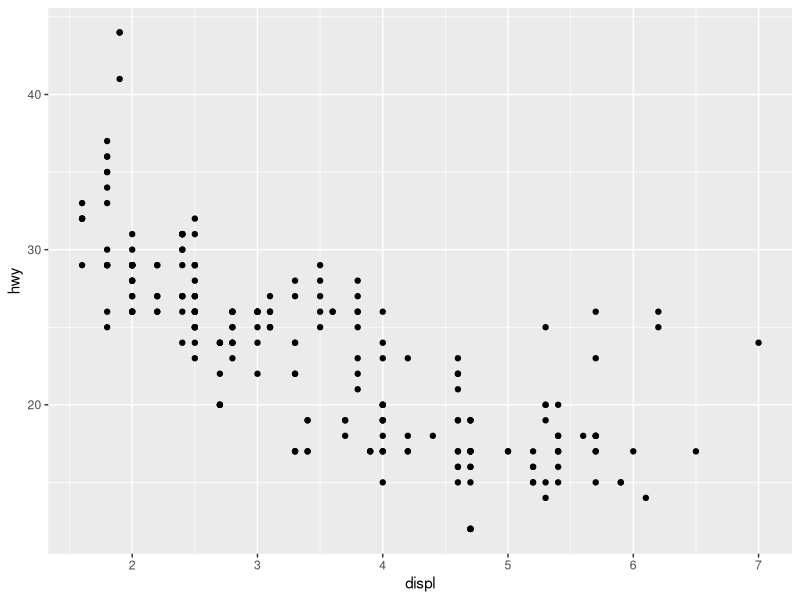
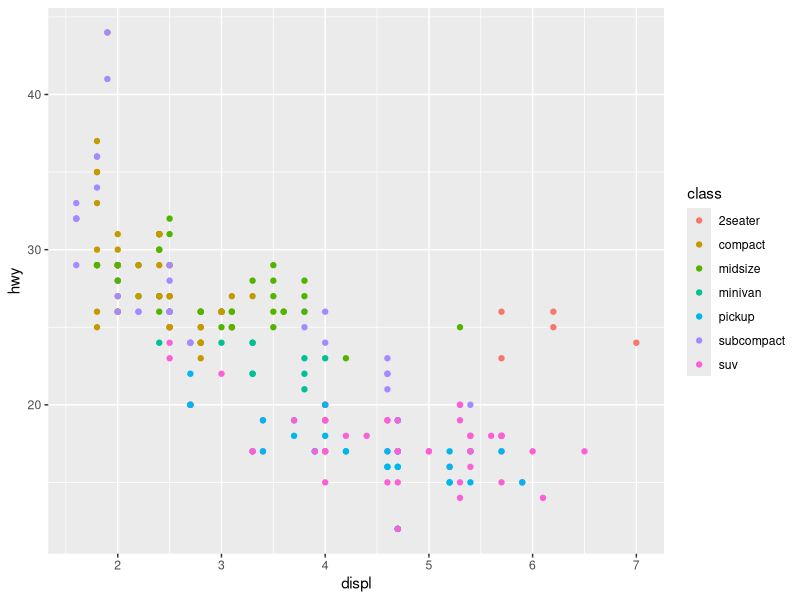
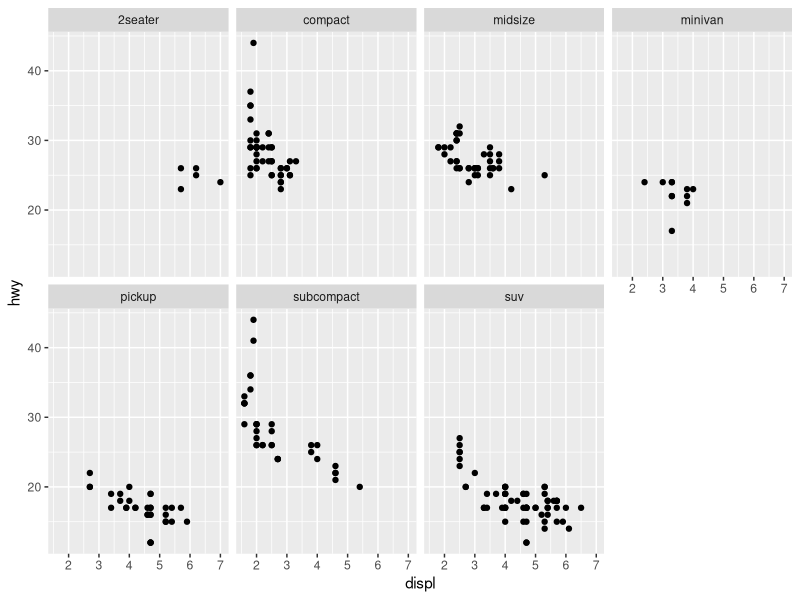
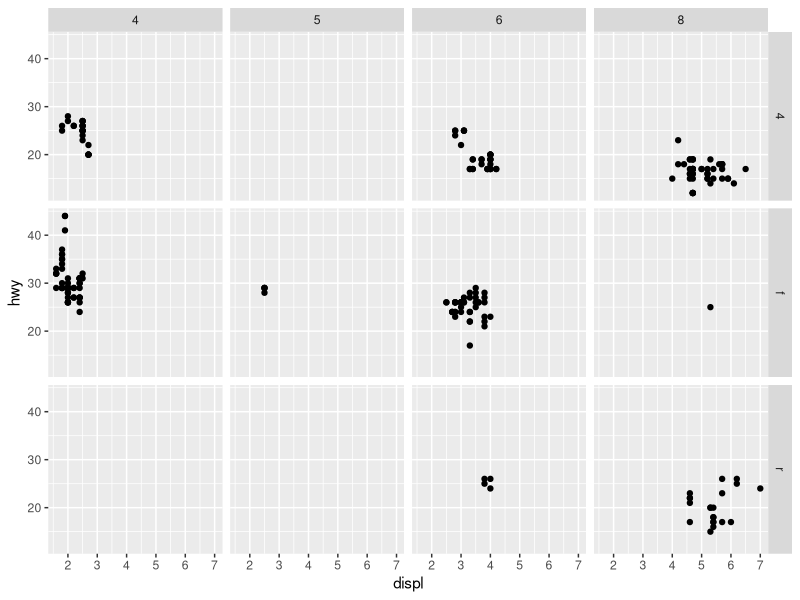
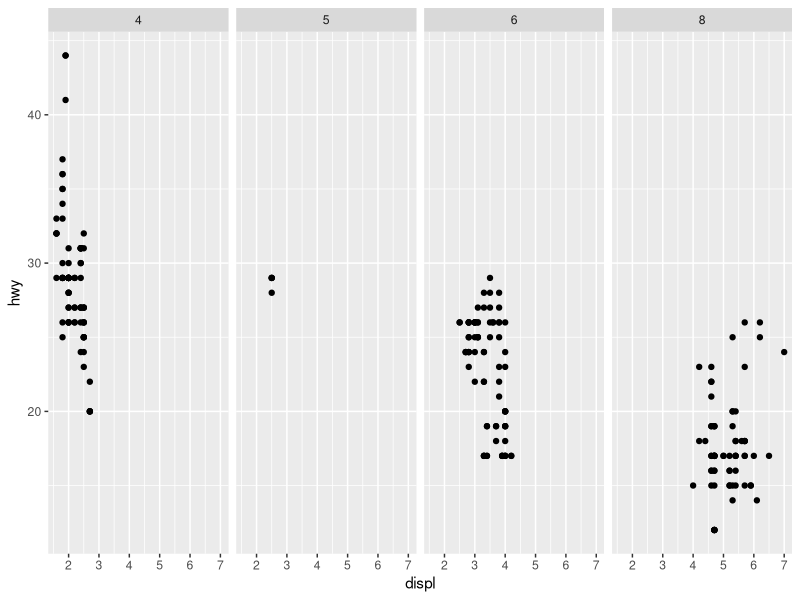
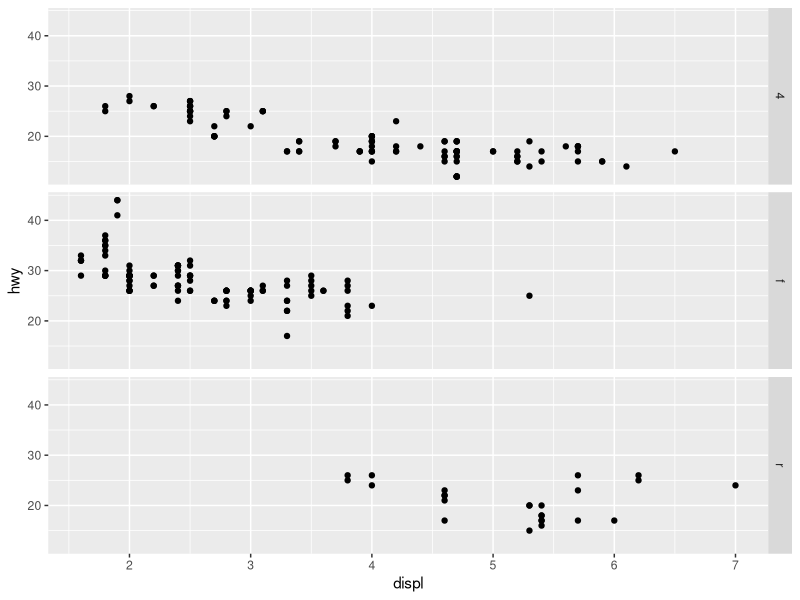
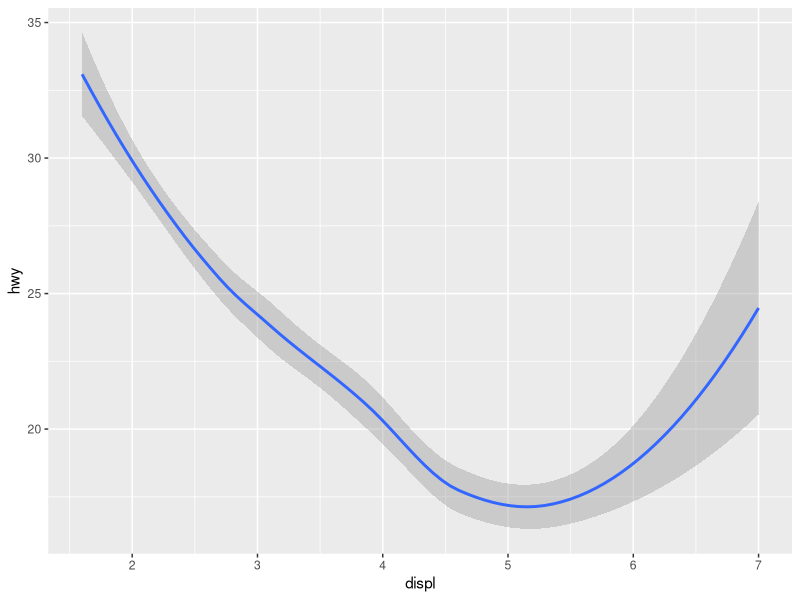
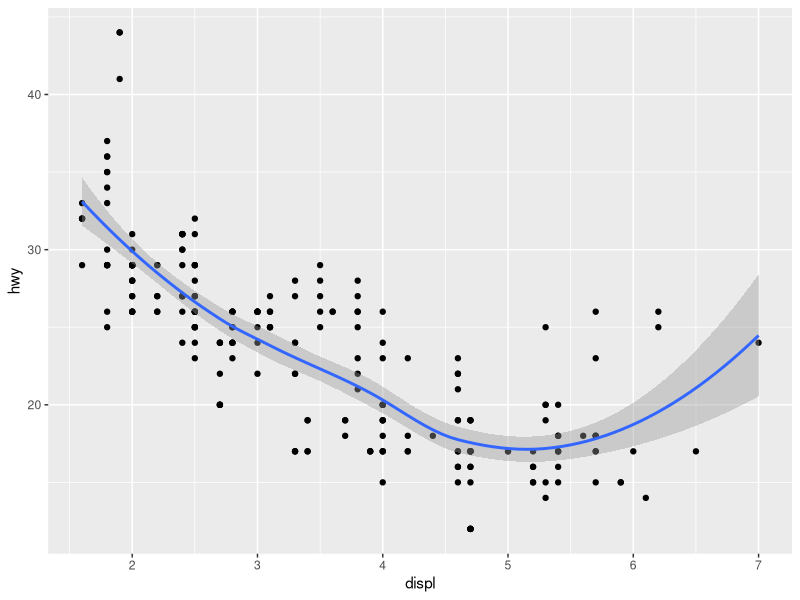

These charts were generated, in order, by the following R code:
## ---- chunk 1
library (ggplot2)
## ---- chunk 2
mpg
## ---- chunk 3
ggplot (data = mpg) +
  geom_point(mapping = aes(x = displ, y = hwy))
## ---- chunk 4
ggplot(data = mpg) + 
  geom_point(mapping = aes(x = displ, y = hwy, color = class))
## ---- chunk 5
ggplot (data = mpg) +
  geom_point(mapping = aes(x = displ, y = hwy)) +
  facet_wrap(~ class, nrow = 2)
## ---- chunk 6
ggplot (data = mpg) +
  geom_point(mapping = aes(x = displ, y = hwy)) +
  facet_grid(drv ~ cyl)
## ---- chunk 7
ggplot (data = mpg) +
  geom_point(mapping = aes(x = displ, y = hwy)) +
  facet_grid(. ~ cyl)
## ---- chunk 8
ggplot (data = mpg) +
  geom_point(mapping = aes(x = displ, y = hwy)) +
  facet_grid(drv ~ .)
## ---- chunk 9
ggplot (data = mpg) +
  geom_smooth(mapping = aes(x = displ, y = hwy))
## ---- chunk 10
ggplot (data = mpg) +
  geom_point(mapping = aes(x = displ, y = hwy)) +
  geom_smooth(mapping = aes(x = displ, y = hwy))
## ---- chunk 11
ggplot (data = mpg, mapping = aes(x = displ, y = hwy)) +
  geom_point() +
  geom_smooth()
## ---- chunk 12
ggplot (data = mpg, mapping = aes(x = displ, y = hwy)) +
  geom_point(mapping = aes(colour = class)) +
  geom_smooth()
## ---- chunk 13
ggplot (data = mpg, mapping = aes(x = displ, y = hwy)) +
  geom_point(mapping = aes(colour = class)) +
  geom_smooth(data = subset(mpg, class == "2seater"),
              se = FALSE)
